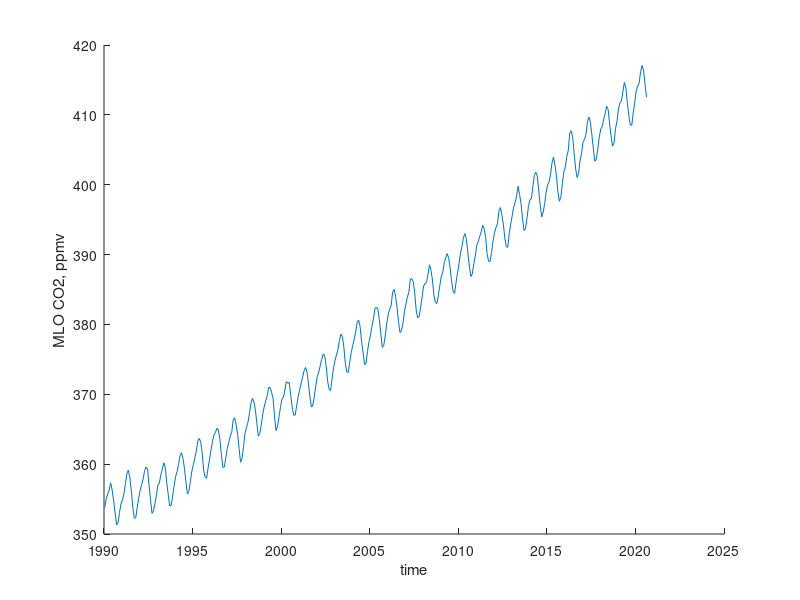
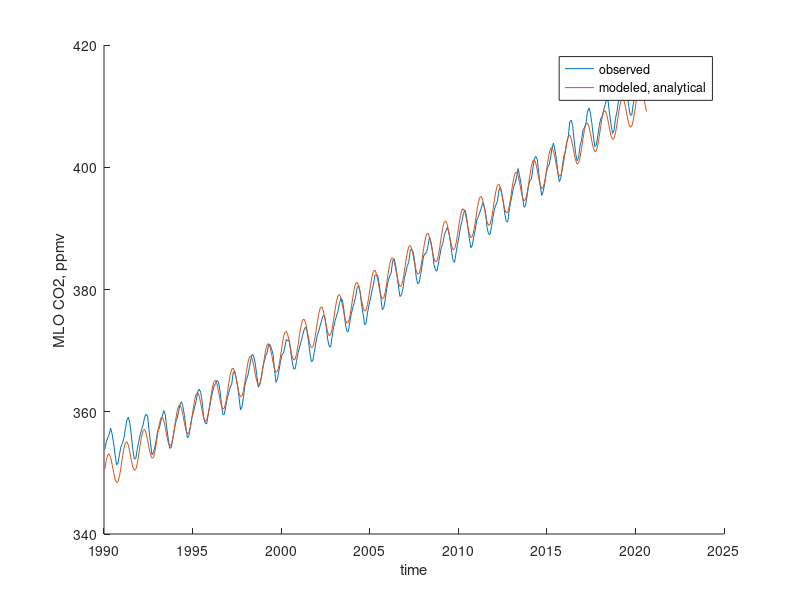

Write the MATLAB code that produced these figures, in order. (Note: this script raises an error after producing the figures.)
% Week 11: Exercise 1 
% CO2 box model
% 
%% safety first
clc;clear;close all;fclose all;

%% read atmospheric CO2 concentration from Mauna Loa
% opts = detectImportOptions(filename, 'FileType', 'spreadsheet')
data=dlmread('co2_mlo.tsv');
time=data(:,3);
co2=data(:,4);
co2(co2<0)=nan;

%% let's plot data from 1990
ind=(time>=1990)&(~isnan(co2));

figure;
hold on;
plot(time(ind),co2(ind),'-')
xlabel('time')
ylabel('MLO CO2, ppmv')

%% Part I: estimate parameters using MLR, plot the analytic solution
t0=1990;
x=time(ind)-t0;
y=co2(ind);
N=length(x);


%  assemble the matrix
A=ones(N,3); % N x 3 matrix
A(:,2)=sin(2*pi*x); % sin(2*pi*t) term
A(:,3)=x; % t-t0 term

% perform MLR using pseudo inverse
xvec=pinv(A)*y;
disp(xvec);
% estimate y using fitted paramters
yest=A*xvec;

%% compare model vs obs.
figure;
hold on;
plot(time(ind),co2(ind),'-','DisplayName','observed')
plot(time(ind),yest,'-','DisplayName','modeled, analytical')
legend()
xlabel('time');
ylabel('MLO CO2, ppmv');

%% Part II: numerical solution



% Numerical solution 
% setup model parameters
dt=0.01; % time step 0.01 year
B=2.867*2*pi; % respiration and photosynthesis cycles, ppmv/year
F=4; % fossil fuel emissions, ppmv/year
O=2; % ocean uptake, ppmv/year

X0=349.745; % initial CO2 concentration at t0
t0=1990; % start time
t1=2021; % end time

% generate time vector
T=t0:dt:t1;

% number of time steps
N=length(T);

X=0*T; % initialize X values with zeros

X(1)=X0; % initial value of X

%% numerical solution
% forward Euler method
for ii=2:N 
    % ii is for the time step n+1
    t=T(ii)-t0; % time of current step
    % X value in the previous time step
    Xn=X(ii-1);    
    dX_dt=fun_ODE(t,Xn, B, F, O);
    X(ii)=Xn+dX_dt*dt;
end

%%
figure;
hold on;
plot(time(ind),co2(ind),'-','DisplayName','observed')
plot(T,X,'-','DisplayName','modeled, numerical')
legend()
xlabel('time');
ylabel('MLO CO2, ppmv');

%% %%% Part III: Improve the model with actual CO2 emission

% improve the model with time-varied CO2 emissions
% https://ourworldindata.org/co2-emissions%global-co2-emissions

df_emis=readtable('CO2_Emissions.txt', 'HeaderLines', 1);
data_emis=table2array(df_emis);
Year_emis=data_emis(:,1);
% unit: billion tonnes (10^12 kg)
CO2_emis=data_emis(:,2);

%% unit conversion
m_air=5.148e18; % total mass of atmosphere, kg
CO2_emis_ppm=CO2_emis*1e12/m_air*(29/44)*1e6; % convert the unit: ppm/year

%% plot CO2 emission
figure;
hold on;
plot(Year_emis,CO2_emis_ppm,'o-','DisplayName','CO2 emission');
xlabel('time')
ylabel('CO2 emission, ppmv/year')
legend()


%%

% Numerical solution 
% setup model parameters
dt=0.01; % time step 0.01 year
B=20; % respiration and photosynthesis cycles, ppmv/year
% we will dynamically update F and O values in the loop
% F=4; % fossil fuel emissions, ppmv/year
% O=2; % ocean uptake, ppmv/year

co2_sel=co2(ind);
X0=co2_sel(1); % initial CO2 concentration at t0
t0=1990; % start time
t1=2020; % end time

% generate time vector
T=t0:dt:t1;

% number of time steps
N=length(T);

X=0*T; % initialize X values with zeros

X(1)=X0; % initial value of X

% get F and O values
F_vec=interp1(Year_emis,CO2_emis_ppm,T);
O_vec=0.475*F_vec;

%% numerical solution
% 
for ii=2:N 
    % ii is for the time step n+1
    t=T(ii)-t0; % time of current step
    % X value in the previous time step
    F=F_vec(ii);
    O=O_vec(ii);
    
    Xn=X(ii-1);    
    dX_dt=fun_ODE(t,Xn, B, F, O);
    X(ii)=Xn+dX_dt*dt;
end

%%
figure;
hold on;
plot(time(ind),co2(ind),'-','DisplayName','observed')
plot(T,X,'-','DisplayName','modeled, numerical')
legend()
xlabel('time');
ylabel('MLO CO2, ppmv');

%%
% define the function for dX/dt
function [dX_dt]=fun_ODE(t,X, B, F, O)
dX_dt=B*cos(2*pi*t)+F-O;
end

